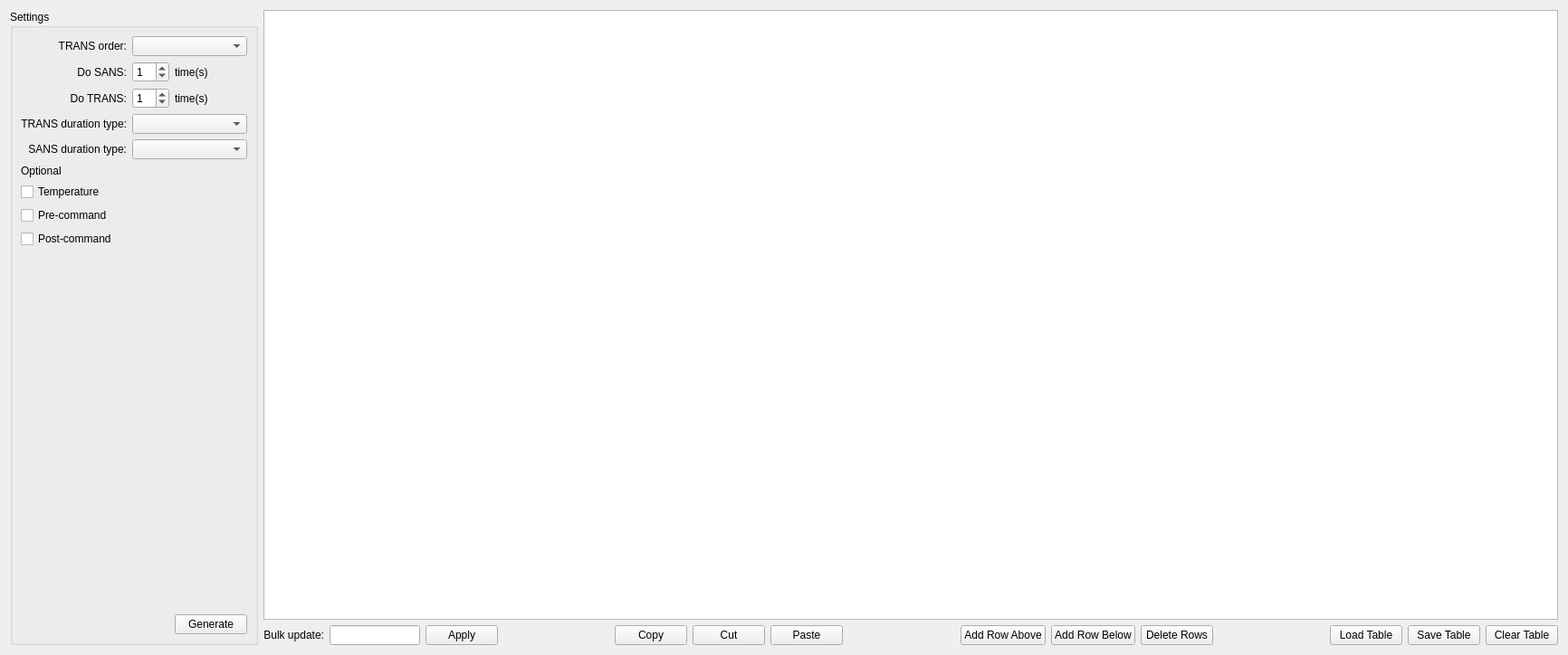
<?xml version="1.0" encoding="UTF-8"?>
<ui version="4.0">
 <class>Form</class>
 <widget class="QWidget" name="Form">
  <property name="geometry">
   <rect>
    <x>0</x>
    <y>0</y>
    <width>1732</width>
    <height>724</height>
   </rect>
  </property>
  <property name="windowTitle">
   <string>Form</string>
  </property>
  <layout class="QHBoxLayout" name="horizontalLayout">
   <item>
    <widget class="QGroupBox" name="groupBoxSettings">
     <property name="minimumSize">
      <size>
       <width>200</width>
       <height>0</height>
      </size>
     </property>
     <property name="title">
      <string>Settings</string>
     </property>
     <layout class="QGridLayout" name="gridLayout">
      <property name="sizeConstraint">
       <enum>QLayout::SetMinAndMaxSize</enum>
      </property>
      <item row="0" column="1" colspan="2">
       <widget class="QComboBox" name="comboTransOrder">
        <property name="minimumSize">
         <size>
          <width>120</width>
          <height>0</height>
         </size>
        </property>
       </widget>
      </item>
      <item row="2" column="1">
       <widget class="QSpinBox" name="spinBox_3">
        <property name="value">
         <number>1</number>
        </property>
       </widget>
      </item>
      <item row="2" column="0">
       <widget class="QLabel" name="label_5">
        <property name="layoutDirection">
         <enum>Qt::LeftToRight</enum>
        </property>
        <property name="text">
         <string>Do TRANS:</string>
        </property>
        <property name="alignment">
         <set>Qt::AlignRight|Qt::AlignTrailing|Qt::AlignVCenter</set>
        </property>
       </widget>
      </item>
      <item row="2" column="2">
       <widget class="QLabel" name="label_4">
        <property name="layoutDirection">
         <enum>Qt::LeftToRight</enum>
        </property>
        <property name="text">
         <string>time(s)</string>
        </property>
        <property name="alignment">
         <set>Qt::AlignLeading|Qt::AlignLeft|Qt::AlignVCenter</set>
        </property>
       </widget>
      </item>
      <item row="7" column="0">
       <widget class="QCheckBox" name="chkShowTempColumn">
        <property name="text">
         <string>Temperature</string>
        </property>
       </widget>
      </item>
      <item row="0" column="0">
       <widget class="QLabel" name="label">
        <property name="layoutDirection">
         <enum>Qt::LeftToRight</enum>
        </property>
        <property name="text">
         <string>TRANS order:</string>
        </property>
        <property name="alignment">
         <set>Qt::AlignRight|Qt::AlignTrailing|Qt::AlignVCenter</set>
        </property>
       </widget>
      </item>
      <item row="1" column="2">
       <widget class="QLabel" name="label_3">
        <property name="layoutDirection">
         <enum>Qt::LeftToRight</enum>
        </property>
        <property name="text">
         <string>time(s)</string>
        </property>
        <property name="alignment">
         <set>Qt::AlignLeading|Qt::AlignLeft|Qt::AlignVCenter</set>
        </property>
       </widget>
      </item>
      <item row="10" column="1">
       <spacer name="verticalSpacer">
        <property name="orientation">
         <enum>Qt::Vertical</enum>
        </property>
        <property name="sizeHint" stdset="0">
         <size>
          <width>20</width>
          <height>40</height>
         </size>
        </property>
       </spacer>
      </item>
      <item row="8" column="0">
       <widget class="QCheckBox" name="chkShowPreCommand">
        <property name="text">
         <string>Pre-command</string>
        </property>
       </widget>
      </item>
      <item row="1" column="1">
       <widget class="QSpinBox" name="spinBox_2">
        <property name="value">
         <number>1</number>
        </property>
       </widget>
      </item>
      <item row="9" column="0">
       <widget class="QCheckBox" name="chkShowPostCommand">
        <property name="text">
         <string>Post-command</string>
        </property>
       </widget>
      </item>
      <item row="3" column="0">
       <widget class="QLabel" name="label_7">
        <property name="text">
         <string>TRANS duration type:</string>
        </property>
        <property name="alignment">
         <set>Qt::AlignRight|Qt::AlignTrailing|Qt::AlignVCenter</set>
        </property>
       </widget>
      </item>
      <item row="5" column="0">
       <widget class="QLabel" name="label_6">
        <property name="text">
         <string>Optional</string>
        </property>
       </widget>
      </item>
      <item row="3" column="1" colspan="2">
       <widget class="QComboBox" name="comboTransDurationType"/>
      </item>
      <item row="11" column="2">
       <widget class="QPushButton" name="generateScriptButton">
        <property name="text">
         <string>Generate</string>
        </property>
       </widget>
      </item>
      <item row="1" column="0">
       <widget class="QLabel" name="label_2">
        <property name="layoutDirection">
         <enum>Qt::LeftToRight</enum>
        </property>
        <property name="text">
         <string>Do SANS:</string>
        </property>
        <property name="alignment">
         <set>Qt::AlignRight|Qt::AlignTrailing|Qt::AlignVCenter</set>
        </property>
       </widget>
      </item>
      <item row="4" column="0">
       <widget class="QLabel" name="label_9">
        <property name="text">
         <string>SANS duration type:</string>
        </property>
        <property name="alignment">
         <set>Qt::AlignRight|Qt::AlignTrailing|Qt::AlignVCenter</set>
        </property>
       </widget>
      </item>
      <item row="4" column="1" colspan="2">
       <widget class="QComboBox" name="comboSansDurationType"/>
      </item>
     </layout>
    </widget>
   </item>
   <item>
    <layout class="QVBoxLayout" name="verticalLayout">
     <item>
      <widget class="QTableView" name="tableView"/>
     </item>
     <item>
      <layout class="QHBoxLayout" name="horizontalLayout_3">
       <item>
        <widget class="QLabel" name="label_8">
         <property name="text">
          <string>Bulk update:</string>
         </property>
         <property name="alignment">
          <set>Qt::AlignRight|Qt::AlignTrailing|Qt::AlignVCenter</set>
         </property>
        </widget>
       </item>
       <item>
        <widget class="QLineEdit" name="txtValue">
         <property name="maximumSize">
          <size>
           <width>100</width>
           <height>16777215</height>
          </size>
         </property>
        </widget>
       </item>
       <item>
        <widget class="QPushButton" name="bulkUpdateButton">
         <property name="text">
          <string>Apply</string>
         </property>
        </widget>
       </item>
       <item>
        <spacer name="horizontalSpacer_3">
         <property name="orientation">
          <enum>Qt::Horizontal</enum>
         </property>
         <property name="sizeHint" stdset="0">
          <size>
           <width>40</width>
           <height>20</height>
          </size>
         </property>
        </spacer>
       </item>
       <item>
        <widget class="QPushButton" name="copyButton">
         <property name="text">
          <string>Copy</string>
         </property>
        </widget>
       </item>
       <item>
        <widget class="QPushButton" name="cutButton">
         <property name="text">
          <string>Cut</string>
         </property>
        </widget>
       </item>
       <item>
        <widget class="QPushButton" name="pasteButton">
         <property name="text">
          <string>Paste</string>
         </property>
        </widget>
       </item>
       <item>
        <spacer name="horizontalSpacer_2">
         <property name="orientation">
          <enum>Qt::Horizontal</enum>
         </property>
         <property name="sizeHint" stdset="0">
          <size>
           <width>40</width>
           <height>20</height>
          </size>
         </property>
        </spacer>
       </item>
       <item>
        <widget class="QPushButton" name="addAboveButton">
         <property name="text">
          <string>Add Row Above</string>
         </property>
        </widget>
       </item>
       <item>
        <widget class="QPushButton" name="addBelowButton">
         <property name="text">
          <string>Add Row Below</string>
         </property>
        </widget>
       </item>
       <item>
        <widget class="QPushButton" name="deleteRowsButton">
         <property name="text">
          <string>Delete Rows</string>
         </property>
        </widget>
       </item>
       <item>
        <spacer name="horizontalSpacer">
         <property name="orientation">
          <enum>Qt::Horizontal</enum>
         </property>
         <property name="sizeHint" stdset="0">
          <size>
           <width>40</width>
           <height>20</height>
          </size>
         </property>
        </spacer>
       </item>
       <item>
        <widget class="QPushButton" name="loadTableButton">
         <property name="text">
          <string>Load Table</string>
         </property>
        </widget>
       </item>
       <item>
        <widget class="QPushButton" name="saveTableButton">
         <property name="text">
          <string>Save Table</string>
         </property>
        </widget>
       </item>
       <item>
        <widget class="QPushButton" name="clearTableButton">
         <property name="text">
          <string>Clear Table</string>
         </property>
        </widget>
       </item>
      </layout>
     </item>
    </layout>
   </item>
  </layout>
 </widget>
 <resources/>
 <connections/>
</ui>
